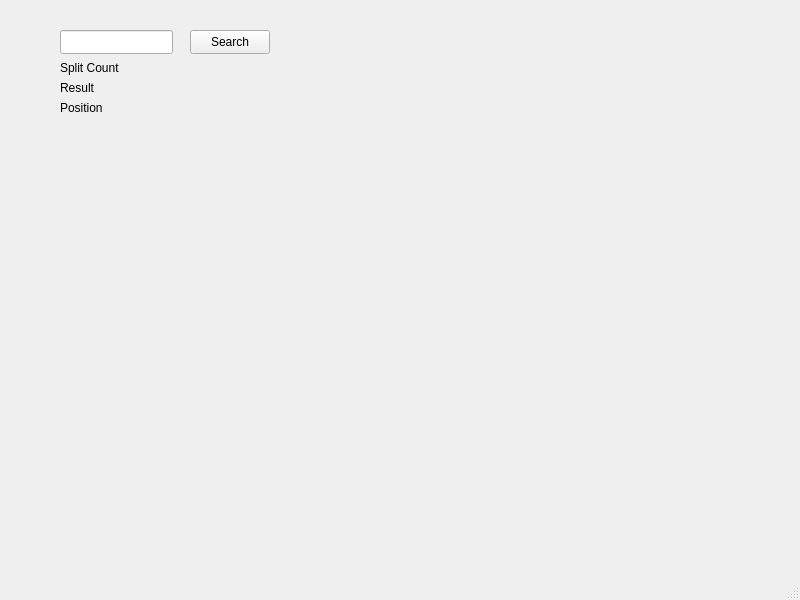
<?xml version="1.0" encoding="UTF-8"?>
<ui version="4.0">
 <class>MainWindow</class>
 <widget class="QMainWindow" name="MainWindow">
  <property name="geometry">
   <rect>
    <x>0</x>
    <y>0</y>
    <width>800</width>
    <height>600</height>
   </rect>
  </property>
  <property name="windowTitle">
   <string>MainWindow</string>
  </property>
  <widget class="QWidget" name="centralwidget">
   <widget class="QLineEdit" name="searchInput">
    <property name="geometry">
     <rect>
      <x>60</x>
      <y>30</y>
      <width>113</width>
      <height>24</height>
     </rect>
    </property>
   </widget>
   <widget class="QPushButton" name="searchButton">
    <property name="geometry">
     <rect>
      <x>190</x>
      <y>30</y>
      <width>80</width>
      <height>24</height>
     </rect>
    </property>
    <property name="text">
     <string>Search</string>
    </property>
   </widget>
   <widget class="QLabel" name="resultLabel">
    <property name="geometry">
     <rect>
      <x>60</x>
      <y>80</y>
      <width>211</width>
      <height>16</height>
     </rect>
    </property>
    <property name="text">
     <string>Result</string>
    </property>
   </widget>
   <widget class="QLabel" name="positionLabel">
    <property name="geometry">
     <rect>
      <x>60</x>
      <y>100</y>
      <width>211</width>
      <height>16</height>
     </rect>
    </property>
    <property name="text">
     <string>Position</string>
    </property>
   </widget>
   <widget class="QLabel" name="splitCountLabel">
    <property name="geometry">
     <rect>
      <x>60</x>
      <y>60</y>
      <width>211</width>
      <height>16</height>
     </rect>
    </property>
    <property name="text">
     <string>Split Count</string>
    </property>
   </widget>
  </widget>
  <widget class="QMenuBar" name="menubar">
   <property name="geometry">
    <rect>
     <x>0</x>
     <y>0</y>
     <width>800</width>
     <height>21</height>
    </rect>
   </property>
  </widget>
  <widget class="QStatusBar" name="statusbar"/>
 </widget>
 <resources/>
 <connections/>
</ui>
